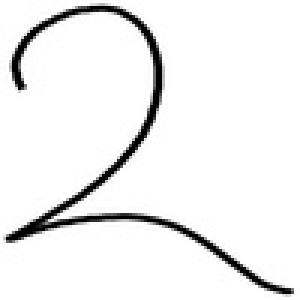
%> input picture Images/train/02/033.pgm, 100 x 100 px (shown 3 times larger)
$ octave Solidity.m   (GNU Octave 9; MATLAB toolbox functions it lacks are replaced by stand-ins)
%> lines starting %> are read from the running program, lines starting %| are printed output that depends on the picture
clc;
clear all;
close all;
Imin = imread('033.pgm');
%> Imin is the input picture: size 100x100 uint8; min 0, max 255, mean 239.4
Imin2 = imread('019.pgm');
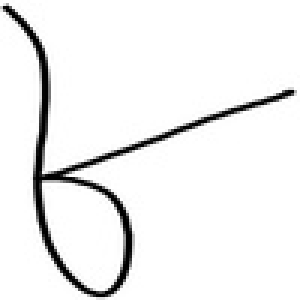
%> input picture Images/train/08/019.pgm, 100 x 100 px (shown 3 times larger)
%> Imin2 is the input picture: size 100x100 uint8; min 0, max 255, mean 240
Imcomp = imcomplement(Imin);
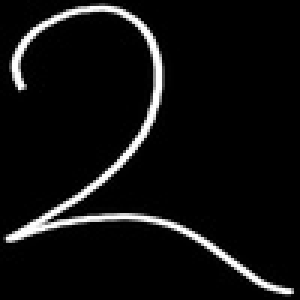
%> Imcomp: size 100x100 uint8 (shown 3 times larger); min 0, max 255, mean 15.6
Imcomp2 = imcomplement(Imin2);
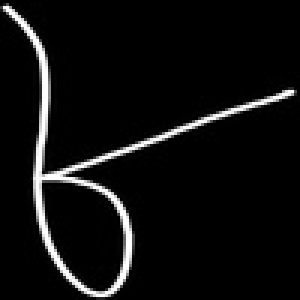
%> Imcomp2: size 100x100 uint8 (shown 3 times larger); min 0, max 255, mean 15
lev = graythresh(Imcomp);
%> lev = 0.439
lev2 = graythresh(Imcomp2);
%> lev2 = 0.431
BW = im2bw(Imcomp,lev);
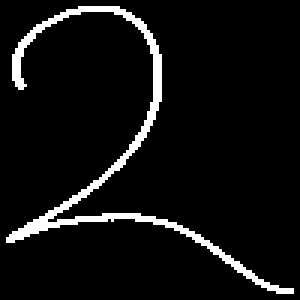
%> BW: size 100x100 logical (shown 3 times larger); 6.2% white in thin lines or dots
Lab = bwlabel(BW,8);
%> Lab: size 100x100 double; values 0 (black) and 1 (white), 6.2% white in thin lines or dots
props = regionprops(Lab,'Solidity');
%> props = 1 region; Solidity: 0.109

bwconncomp
%> (this line was passed over: b is not available in this run)
